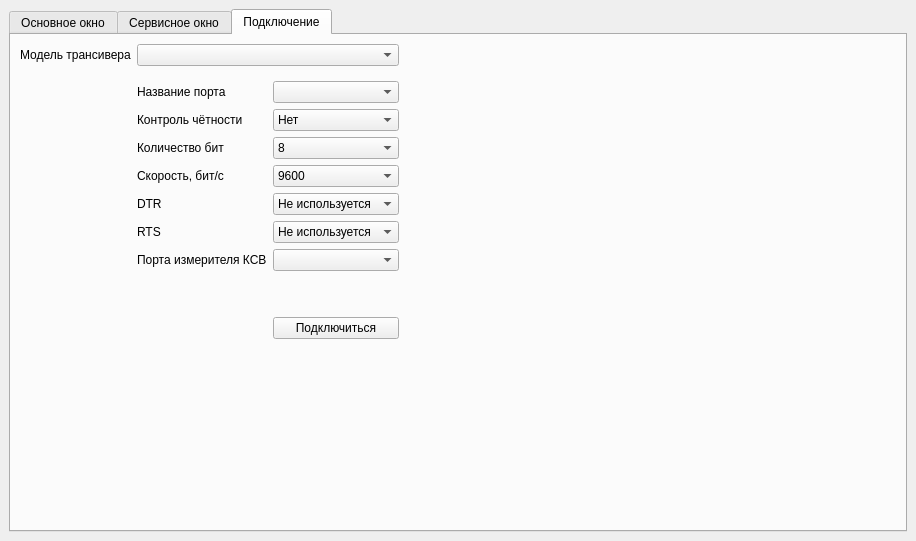
<?xml version="1.0" encoding="UTF-8"?>
<ui version="4.0">
 <class>MainWindow</class>
 <widget class="QMainWindow" name="MainWindow">
  <property name="geometry">
   <rect>
    <x>0</x>
    <y>0</y>
    <width>916</width>
    <height>541</height>
   </rect>
  </property>
  <property name="windowTitle">
   <string>Панорама-К</string>
  </property>
  <widget class="QWidget" name="centralwidget">
   <layout class="QHBoxLayout" name="horizontalLayout">
    <item>
     <widget class="QTabWidget" name="tabWidget">
      <property name="currentIndex">
       <number>2</number>
      </property>
      <widget class="QWidget" name="tabMain">
       <attribute name="title">
        <string>Основное окно</string>
       </attribute>
       <layout class="QVBoxLayout" name="verticalLayout">
        <property name="spacing">
         <number>12</number>
        </property>
        <item>
         <widget class="QLabel" name="lbConnectStatus">
          <property name="font">
           <font>
            <pointsize>16</pointsize>
           </font>
          </property>
          <property name="text">
           <string>123</string>
          </property>
         </widget>
        </item>
        <item>
         <widget class="QLabel" name="lbTrxMode">
          <property name="font">
           <font>
            <pointsize>16</pointsize>
           </font>
          </property>
          <property name="text">
           <string>123</string>
          </property>
         </widget>
        </item>
        <item>
         <widget class="QLabel" name="lbAtuStatus">
          <property name="font">
           <font>
            <pointsize>16</pointsize>
           </font>
          </property>
          <property name="text">
           <string>123</string>
          </property>
         </widget>
        </item>
        <item>
         <widget class="QLabel" name="lbAtuDescription">
          <property name="font">
           <font>
            <pointsize>14</pointsize>
           </font>
          </property>
          <property name="text">
           <string>123</string>
          </property>
         </widget>
        </item>
        <item>
         <spacer name="verticalSpacer_4">
          <property name="orientation">
           <enum>Qt::Vertical</enum>
          </property>
          <property name="sizeHint" stdset="0">
           <size>
            <width>20</width>
            <height>40</height>
           </size>
          </property>
         </spacer>
        </item>
       </layout>
      </widget>
      <widget class="QWidget" name="tabService">
       <attribute name="title">
        <string>Сервисное окно</string>
       </attribute>
       <layout class="QHBoxLayout" name="pLayoutService"/>
      </widget>
      <widget class="QWidget" name="tabConnect">
       <attribute name="title">
        <string>Подключение</string>
       </attribute>
       <layout class="QGridLayout" name="gridLayout">
        <item row="0" column="2">
         <spacer name="horizontalSpacer_2">
          <property name="orientation">
           <enum>Qt::Horizontal</enum>
          </property>
          <property name="sizeHint" stdset="0">
           <size>
            <width>40</width>
            <height>20</height>
           </size>
          </property>
         </spacer>
        </item>
        <item row="0" column="1">
         <widget class="QComboBox" name="cbTransceivers">
          <property name="minimumSize">
           <size>
            <width>200</width>
            <height>0</height>
           </size>
          </property>
         </widget>
        </item>
        <item row="0" column="0">
         <widget class="QLabel" name="lbProtocol">
          <property name="text">
           <string>Модель трансивера</string>
          </property>
         </widget>
        </item>
        <item row="2" column="2">
         <spacer name="verticalSpacer">
          <property name="orientation">
           <enum>Qt::Vertical</enum>
          </property>
          <property name="sizeHint" stdset="0">
           <size>
            <width>20</width>
            <height>40</height>
           </size>
          </property>
         </spacer>
        </item>
        <item row="1" column="1">
         <widget class="QStackedWidget" name="swConnectConfiguration">
          <property name="sizePolicy">
           <sizepolicy hsizetype="Maximum" vsizetype="Preferred">
            <horstretch>0</horstretch>
            <verstretch>0</verstretch>
           </sizepolicy>
          </property>
          <property name="currentIndex">
           <number>2</number>
          </property>
          <widget class="QWidget" name="page_3"/>
          <widget class="QWidget" name="page">
           <layout class="QGridLayout" name="gridLayout_2">
            <property name="leftMargin">
             <number>0</number>
            </property>
            <property name="rightMargin">
             <number>0</number>
            </property>
            <item row="0" column="1">
             <widget class="QLineEdit" name="leHostAddress">
              <property name="text">
               <string>localhost:50001</string>
              </property>
             </widget>
            </item>
            <item row="0" column="0">
             <widget class="QLabel" name="lbHostAddress">
              <property name="text">
               <string>Адрес трансивера</string>
              </property>
             </widget>
            </item>
            <item row="2" column="1">
             <spacer name="verticalSpacer_2">
              <property name="orientation">
               <enum>Qt::Vertical</enum>
              </property>
              <property name="sizeHint" stdset="0">
               <size>
                <width>20</width>
                <height>40</height>
               </size>
              </property>
             </spacer>
            </item>
            <item row="1" column="1">
             <widget class="QPushButton" name="pbNetworkConnect">
              <property name="text">
               <string>Подключиться</string>
              </property>
              <property name="checkable">
               <bool>true</bool>
              </property>
             </widget>
            </item>
           </layout>
          </widget>
          <widget class="QWidget" name="page_2">
           <layout class="QGridLayout" name="gridLayout_3">
            <property name="leftMargin">
             <number>0</number>
            </property>
            <property name="rightMargin">
             <number>0</number>
            </property>
            <item row="1" column="0">
             <widget class="QLabel" name="lbParity">
              <property name="text">
               <string>Контроль чётности</string>
              </property>
             </widget>
            </item>
            <item row="5" column="1">
             <widget class="QComboBox" name="cbComportRts">
              <property name="currentIndex">
               <number>0</number>
              </property>
              <item>
               <property name="text">
                <string>Не используется</string>
               </property>
              </item>
              <item>
               <property name="text">
                <string>Включён</string>
               </property>
              </item>
              <item>
               <property name="text">
                <string>Выключен</string>
               </property>
              </item>
             </widget>
            </item>
            <item row="4" column="0">
             <widget class="QLabel" name="lbDtr">
              <property name="text">
               <string>DTR</string>
              </property>
             </widget>
            </item>
            <item row="0" column="0">
             <widget class="QLabel" name="lbPortName">
              <property name="text">
               <string>Название порта</string>
              </property>
             </widget>
            </item>
            <item row="3" column="0">
             <widget class="QLabel" name="lbBaudrate">
              <property name="text">
               <string>Скорость, бит/с</string>
              </property>
             </widget>
            </item>
            <item row="2" column="1">
             <widget class="QComboBox" name="cbComportData">
              <property name="currentIndex">
               <number>3</number>
              </property>
              <item>
               <property name="text">
                <string>5</string>
               </property>
              </item>
              <item>
               <property name="text">
                <string>6</string>
               </property>
              </item>
              <item>
               <property name="text">
                <string>7</string>
               </property>
              </item>
              <item>
               <property name="text">
                <string>8</string>
               </property>
              </item>
             </widget>
            </item>
            <item row="3" column="1">
             <widget class="QComboBox" name="cbComportBaudrate">
              <property name="currentIndex">
               <number>3</number>
              </property>
              <item>
               <property name="text">
                <string>1200</string>
               </property>
              </item>
              <item>
               <property name="text">
                <string>2400</string>
               </property>
              </item>
              <item>
               <property name="text">
                <string>4800</string>
               </property>
              </item>
              <item>
               <property name="text">
                <string>9600</string>
               </property>
              </item>
              <item>
               <property name="text">
                <string>19200</string>
               </property>
              </item>
              <item>
               <property name="text">
                <string>38400</string>
               </property>
              </item>
              <item>
               <property name="text">
                <string>57600</string>
               </property>
              </item>
              <item>
               <property name="text">
                <string>115200</string>
               </property>
              </item>
             </widget>
            </item>
            <item row="1" column="1">
             <widget class="QComboBox" name="cbComportParity">
              <item>
               <property name="text">
                <string>Нет</string>
               </property>
              </item>
              <item>
               <property name="text">
                <string>Even</string>
               </property>
              </item>
              <item>
               <property name="text">
                <string>Odd</string>
               </property>
              </item>
              <item>
               <property name="text">
                <string>Space</string>
               </property>
              </item>
              <item>
               <property name="text">
                <string>Mark</string>
               </property>
              </item>
             </widget>
            </item>
            <item row="5" column="0">
             <widget class="QLabel" name="lbRts">
              <property name="text">
               <string>RTS</string>
              </property>
             </widget>
            </item>
            <item row="2" column="0">
             <widget class="QLabel" name="lbBits">
              <property name="text">
               <string>Количество бит</string>
              </property>
             </widget>
            </item>
            <item row="4" column="1">
             <widget class="QComboBox" name="cbComportDtr">
              <property name="currentIndex">
               <number>0</number>
              </property>
              <item>
               <property name="text">
                <string>Не используется</string>
               </property>
              </item>
              <item>
               <property name="text">
                <string>Включён</string>
               </property>
              </item>
              <item>
               <property name="text">
                <string>Выключен</string>
               </property>
              </item>
             </widget>
            </item>
            <item row="7" column="1">
             <spacer name="verticalSpacer_3">
              <property name="orientation">
               <enum>Qt::Vertical</enum>
              </property>
              <property name="sizeHint" stdset="0">
               <size>
                <width>20</width>
                <height>40</height>
               </size>
              </property>
             </spacer>
            </item>
            <item row="8" column="1">
             <widget class="QPushButton" name="pbSerialPortOpen">
              <property name="text">
               <string>Подключиться</string>
              </property>
              <property name="checkable">
               <bool>true</bool>
              </property>
             </widget>
            </item>
            <item row="0" column="1">
             <widget class="QComboBox" name="cbComportName"/>
            </item>
            <item row="6" column="0">
             <widget class="QLabel" name="lbMeterPortName">
              <property name="text">
               <string>Порта измерителя КСВ</string>
              </property>
             </widget>
            </item>
            <item row="6" column="1">
             <widget class="QComboBox" name="cbMeterComportName"/>
            </item>
           </layout>
          </widget>
         </widget>
        </item>
       </layout>
      </widget>
     </widget>
    </item>
   </layout>
  </widget>
 </widget>
 <resources/>
 <connections/>
</ui>
